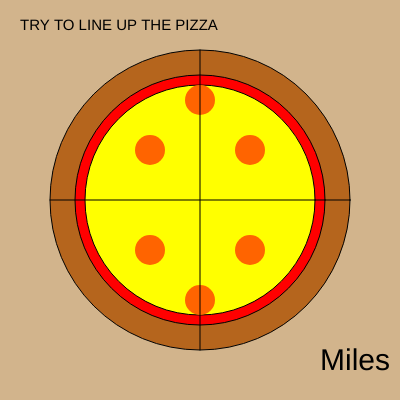
Frame 1 (no input)
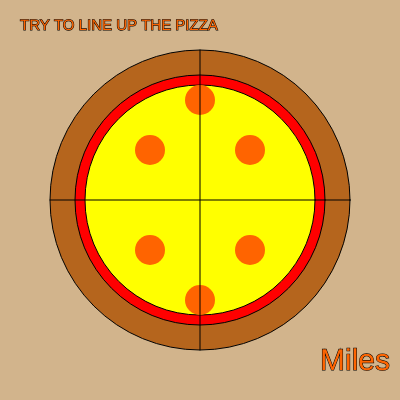
Frame 60 (no input)
Frame 120 (the mouse pressed at the canvas centre since frame 60): identical to frame 60, image omitted

The p5.js sketch that drew these frames (run headless with seeded random() and noise() and a simulated clock; from frame 60 on, the mouse is pressed at the canvas centre):

// p5.js sketch
// ── sketch.js
var pep1x = 150;  
var pep1y = 150;  

var pep2x = 250;  
var pep2y = 150;  

var pep3x = 150;  
var pep3y = 250;  

var pep4x = 250;  
var pep4y = 250;  

var pep5x = 200;  
var pep5y = 100;  

var pep6x = 200;  
var pep6y = 300;   

var saucex = 200;  
var saucey = 200;  

var cheesex = 200;  
var cheesey = 200;   
var cheesespeed = 2;  

var breadx = 200; 
var bready = 200;  

function setup() {  
    createCanvas(400, 400);   
}  

function draw() {  
    background(210, 180, 140);  
    textSize(15);  
    text('TRY TO LINE UP THE PIZZA',20,30);
    textSize(30)  

    text('Miles',320,370);  

    fill(181, 101, 29); // Crust   
    circle(breadx, bready, 300);   

    fill(255, 0, 0); // Sauce  
    circle(saucex, saucey, 250);   

    

    fill(255, 255, 0); // Cheese  
    circle(cheesex, cheesey, 230);  
    
    fill(400, 100, 0); // Pepperonis  
    noStroke();  
    circle(pep1x, pep1y, 30);  
    circle(pep2x, pep2y, 30);  
    circle(pep3x, pep3y, 30);  
    circle(pep4x, pep4y, 30);  
    circle(pep5x, pep5y, 30);  
    circle(pep6x, pep6y, 30);  

    stroke(0);   
    line(200, 350, 200, 50);   
    line(350, 200, 50, 200);  

    // Right  
    if (keyIsDown(68)) {  
        movePepperonisX(2);   
    }  
    // Down  
    if (keyIsDown(83)) {   
        movePepperonisY(2);  
    }   
    // Left  
    if (keyIsDown(65)) {   
        movePepperonisX(-2);  
    }  
    // Up   
    if (keyIsDown(87)) {   
        movePepperonisY(-2);  
    }  
    // Space   
    if (keyIsDown(32)) {  
        moveSauceBreadAndCheeseRandomly();  
    }  
}  

function movePepperonisX(amount) {  
    // Horizontally  
    pep1x += amount;  
    pep2x += amount;  
    pep3x += amount;  
    pep4x += amount;  
    pep5x += amount;  
    pep6x += amount;  
}  

function movePepperonisY(amount) {  
    // Vertically  
    pep1y += amount;  
    pep2y += amount;  
    pep3y += amount;  
    pep4y += amount;  
    pep5y += amount;  
    pep6y += amount;  
}  

function moveSauceBreadAndCheeseRandomly() {  
    // Move sauce randomly  
    saucex = random(50, 350);  
    saucey = random(50, 350);  

    // Move bread randomly  
    breadx = random(50, 350);  
    bready = random(50, 350);  

    // Move cheese randomly  
    cheesex = random(50, 350);  
    cheesey = random(50, 350);  
}  
// ── chatgpt.html
<!DOCTYPE html>  
<html lang="en">  
<head>  
  <meta charset="UTF-8">  
  <meta name="viewport" content="width=device-width, initial-scale=1.0">  
  <title>Dancing Pizza</title>  
  <script src="https://cdnjs.cloudflare.com/ajax/libs/p5.js/1.6.0/p5.js"></script>  
</head>  
<body>  
<script>  
let toppings = [];  
let bgColor = '#fef3c7'; // Light yellow background  

function setup() {  
  createCanvas(600, 600);  
  noStroke();  
  textSize(20);  
}  

function draw() {  
  background(bgColor);  

  // Draw pizza base  
  fill('#f4a261'); // Crust color  
  ellipse(width / 2, height / 2, 400, 400);  
  fill('#e76f51'); // Sauce color  
  ellipse(width / 2, height / 2, 350, 350);  

  // Draw toppings  
  for (let i = 0; i < toppings.length; i++) {  
    let topping = toppings[i];  
    topping.move();  
    topping.display();  
  }  

  // Title in the upper-left corner  
  fill(0);  
  textAlign(LEFT, TOP);  
  text("Dancing Pizza", 10, 10);  

  // Name in the lower-right corner  
  textAlign(RIGHT, BOTTOM);  
  text("Created by AI Assistant", width - 10, height - 10);  
}  

// Topping class  
class Topping {  
  constructor(x, y, type) {  
    this.x = x;  
    this.y = y;  
    this.type = type;  
    this.xSpeed = random(-2, 2);  
    this.ySpeed = random(-2, 2);  
  }  

  move() {  
    this.x += this.xSpeed;  
    this.y += this.ySpeed;  

    // Bounce off edges of the pizza  
    let d = dist(this.x, this.y, width / 2, height / 2);  
    if (d > 175) {  
      this.xSpeed *= -1;  
      this.ySpeed *= -1;  
    }  
  }  

  display() {  
    if (this.type === 'pepperoni') {  
      fill('#e63946'); // Red for pepperoni  
      ellipse(this.x, this.y, 30, 30);  
    } else if (this.type === 'olive') {  
      fill('#2a9d8f'); // Green for olive  
      ellipse(this.x, this.y, 20, 20);  
      fill(0); // Black center  
      ellipse(this.x, this.y, 10, 10);  
    } else if (this.type === 'cheese') {  
      fill('#f4d35e'); // Yellow for cheese  
      rect(this.x, this.y, 20, 20, 5);  
    }  
  }  
}  

// Add a new topping on mouse click  
function mousePressed() {  
  let types = ['pepperoni', 'olive', 'cheese'];  
  let type = random(types);  
  toppings.push(new Topping(mouseX, mouseY, type));  
}  

// Change background color on key press  
function keyPressed() {  
  let colors = ['#fef3c7', '#f4f1de', '#e9c46a', '#e76f51'];  
  bgColor = random(colors);  
}  
</script>  
</body>  
</html>  
// ── p5 page.html
<html>
    <head>   
        <title>p5.js Page</title>  
        <script src="https://cdnjs.cloudflare.com/ajax/libs/p5.js/1.4.0/p5.js"></script>  
        <script src="sketch.js"></script>
    </head>  
    <body>  
    </body>  
    </html>  
